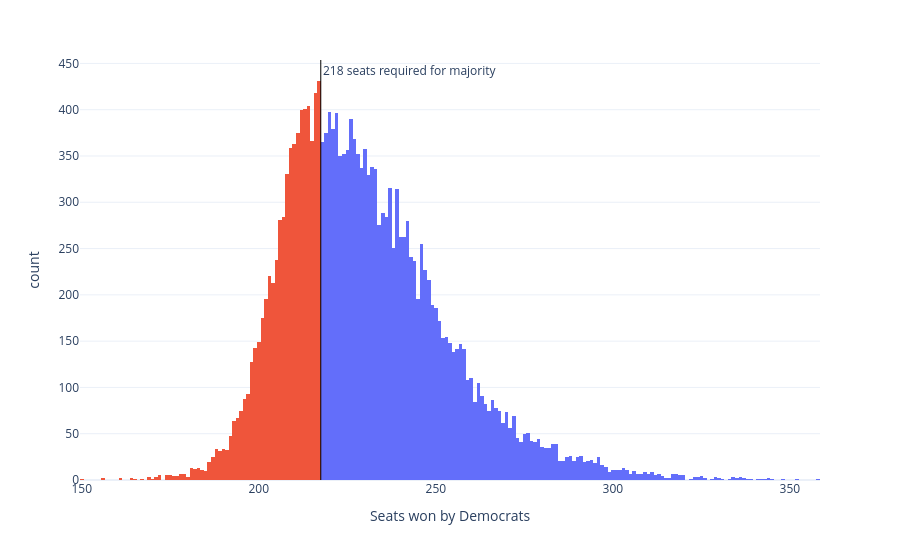

The code cell stored with this chart in its notebook:
### Code cell
sims_hist = px.histogram(seat_sims, x='seats', nbins=np.unique(seat_sims['seats']).shape[0]*2, color='winner', 
                         labels={'seats':'Seats won by Democrats', 'winner': 'Winner'}, template='plotly_white')
sims_hist.update_traces(showlegend=False)
sims_hist.add_vline(x=217.5, line_width=1, line_color='black', annotation_text='218 seats required for majority', 
                    annotation_position='top right')
sims_hist

### Figure 1 — Plotly figure (JSON) as saved in the notebook; plotly's stock layout.template omitted (floating-point values rounded to 4 significant figures; data arrays with more than 128 entries replaced by an {"elided": "..."} marker saying what was removed)
{"data": [{"bingroup": "x", "hovertemplate": "Winner=Democrats<br>Seats won by Democrats=%{x}<br>count=%{y}<extra></extra>", "legendgroup": "Democrats", "marker": {"color": "#636efa", "pattern": {"shape": ""}}, "name": "Democrats", "nbinsx": 362, "orientation": "v", "showlegend": false, "type": "histogram", "x": {"elided": "13403 int values"}, "xaxis": "x", "yaxis": "y"}, {"bingroup": "x", "hovertemplate": "Winner=Republicans<br>Seats won by Democrats=%{x}<br>count=%{y}<extra></extra>", "legendgroup": "Republicans", "marker": {"color": "#EF553B", "pattern": {"shape": ""}}, "name": "Republicans", "nbinsx": 362, "orientation": "v", "showlegend": false, "type": "histogram", "x": {"elided": "6597 int values"}, "xaxis": "x", "yaxis": "y"}], "layout": {"annotations": [{"showarrow": false, "text": "218 seats required for majority", "x": 217.5, "xanchor": "left", "xref": "x", "y": 1, "yanchor": "top", "yref": "y domain"}], "barmode": "relative", "legend": {"title": {"text": "Winner"}, "tracegroupgap": 0}, "margin": {"t": 60}, "shapes": [{"line": {"color": "black", "width": 1}, "type": "line", "x0": 217.5, "x1": 217.5, "xref": "x", "y0": 0, "y1": 1, "yref": "y domain"}], "xaxis": {"anchor": "y", "domain": [0, 1], "title": {"text": "Seats won by Democrats"}}, "yaxis": {"anchor": "x", "domain": [0, 1], "title": {"text": "count"}}}}
